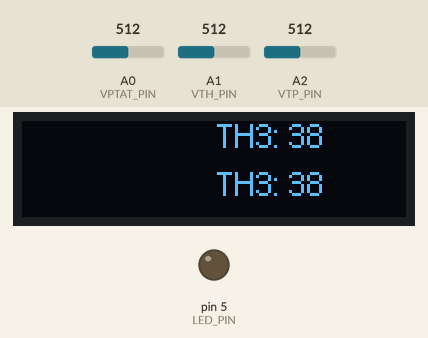
Recording of a sketch running on a simulated Arduino Nano, built with avr-gcc and run on an emulated ATmega328P. On the bench: 128×32 one-colour display, output pins drawn as LEDs (lit = HIGH). The inputs (shaded band) are chosen by the test bench; at power-on: A0 (VPTAT_PIN) = 512, A1 (VTH_PIN) = 512, A2 (VTP_PIN) = 512.

Above: at 1.6 s.
1.7 s: A0 (VPTAT_PIN) set to 648
At 3.3 s:
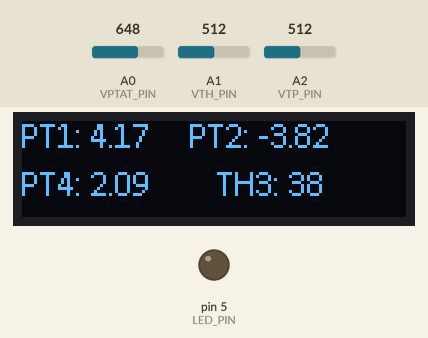
4.3 s: A0 (VPTAT_PIN) set to 673
At 5.31 s:
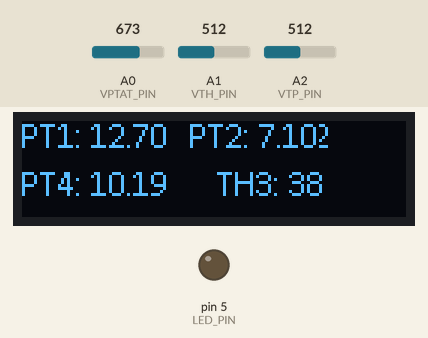
5.8 s: A1 (VTH_PIN) set to 122
At 6.6 s:
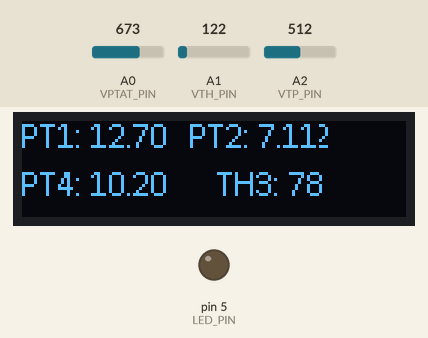
7.6 s: A0 (VPTAT_PIN) set to 1010
At 8.9 s:
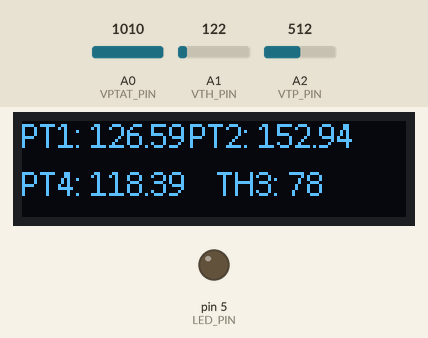
9.6 s: A1 (VTH_PIN) set to 83
At 10.8 s:
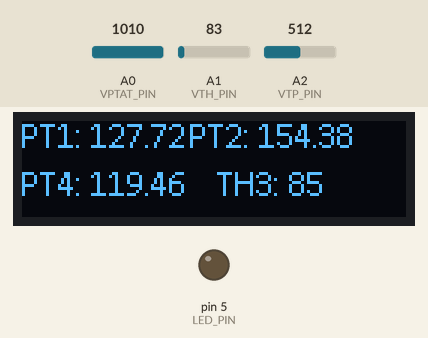
11.1 s: A1 (VTH_PIN) set to 103
Timing chart, 0 to 13.6 s (numbered marks = the images above; inputs shaded):
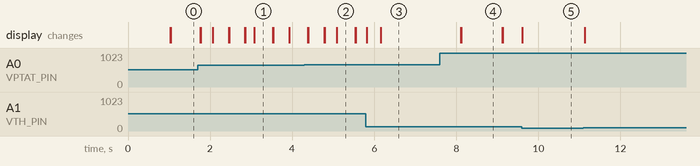

Measured:
- after the input at 1.7 s, the display: first changes after 0.06 s (image 1 shows a later state)
- after the input at 4.3 s, the display: first changes after 0.09 s (image 2 shows a later state)
- after the input at 7.6 s, the display: first changes after 0.51 s (image 4 shows a later state)
- after the input at 9.6 s, the display: changes at once (image 5)
- what the display in image 1 shows lasts 0.4 s, from 3.1 s to 3.5 s
- what the display in image 4 shows lasts 1.0 s, from 8.1 s to 9.1 s

The sketch:

thermometer_pcbtest2.ino
```cpp
#include <Wire.h>
#include "SSD1306Ascii.h"
#include "SSD1306AsciiWire.h"
#include <Adafruit_GFX.h>
#include <PulseSensorPlayground.h>

#define VPTAT_PIN A0
#define VTH_PIN A1
#define VTP_PIN A2
#define HR_PIN A6
#define LED_PIN 5

// Linear fit parameters for calculating body temperature at each ambient temperature (20, 21, ..., 85°C)
// TODO: change after calibration
// Fit of our data
// const float Btemp_line_const[] = {-1.7439, -1.8128, -1.8824, -1.9527, -2.0238, -2.0955, -2.1680, -2.2413, -2.3152, -2.3899, -2.4654,
//                                   -2.5415, -2.6185, -2.6962, -2.7747, -2.8539, -2.9339, -3.0147, -3.0963, -3.1787, -3.2619, -3.3459,
//                                   -3.4306, -3.5162, -3.6026, -3.6899, -3.7779, -3.8668, -3.9565, -4.0471, -4.1385, -4.2308, -4.3239,
//                                   -4.4179, -4.5127, -4.6084, -4.7050, -4.8025, -4.9009, -5.0002, -5.1004, -5.2014, -5.3034, -5.4063,
//                                   -5.5102, -5.6149, -5.7206, -5.8273, -5.9349, -6.0434, -6.1529, -6.2633, -6.3747, -6.4871, -6.6005,
//                                   -6.7148, -6.8302, -6.9465, -7.0638, -7.1822, -7.3015, -7.4219, -7.5433, -7.6657, -7.7892, -7.9137};
// const float Btemp_line_slope = 0.08160; // Slope is same for all ambient temperatures
// Divide Btemp_line_const by Btemp_line_slope
const float Btemp_line_const1[] = {-21.3710, -22.2155, -23.0686, -23.9305, -24.8012, -25.6806, -26.5690, -27.4664, -28.3727, -29.2881, -30.2127,
                                   -31.1464, -32.0894, -33.0418, -34.0035, -34.9746, -35.9552, -36.9455, -37.9453, -38.9548, -39.9741, -41.0031,
                                   -42.0421, -43.0910, -44.1499, -45.2188, -46.2979, -47.3872, -48.4867, -49.5965, -50.7168, -51.8474, -52.9886,
                                   -54.1404, -55.3028, -56.4759, -57.6598, -58.8545, -60.0602, -61.2768, -62.5044, -63.7432, -64.9931, -66.2543,
                                   -67.5268, -68.8106, -70.1059, -71.4127, -72.7310, -74.0611, -75.4028, -76.7563, -78.1216, -79.4989, -80.8882,
                                   -82.2895, -83.7030, -85.1286, -86.5665, -88.0168, -89.4794, -90.9546, -92.4422, -93.9426, -95.4555, -96.98133};
const float Btemp_line2 = 0.08865; // 5000 / (1024 * 675 * Btemp_line_slope)
const float Btemp_line3 = 67.7560; // 3732 / (675 * Btemp_line_slope)

// Manufacturer provided typical curve
const float Btemp_line_const2[] = {-21.3701, -22.2146, -23.0677, -23.9296, -24.8002, -25.6796, -26.5680, -27.4653, -28.3716, -29.2870, -30.2115,
                                   -31.1452, -32.0882, -33.0404, -34.0021, -34.9732, -35.9538, -36.9440, -37.9438, -38.9532, -39.9725, -41.0015,
                                   -42.0404, -43.0892, -44.1481, -45.2170, -46.2960, -47.3852, -48.4847, -49.5945, -50.7147, -51.8453, -52.9865,
                                   -54.1382, -55.3006, -56.4736, -57.6575, -58.8522, -60.0577, -61.2743, -62.5019, -63.7406, -64.9905, -66.2516,
                                   -67.5240, -68.8078, -70.1030, -71.4097, -72.7281, -74.0580, -75.3997, -76.7531, -78.1184, -79.4957, -80.8849,
                                   -82.2861, -83.6995, -85.1251, -86.5630, -88.0131, -89.4757, -90.9508, -92.4384, -93.9387, -95.4516, -96.9773};
const float Btemp_line4 = 0.08991; // 5000 / (1024 * 675 * Btemp_line_slope) slope is 0.08046
const float Btemp_line5 = 68.7160; // 3732 / (675 * Btemp_line_slope)

// Voltage across thermistor, converted to ADC value, for each ambient temperature (20, 21, ..., 85°C)
// TODO: change after calibration
// Fit of our data incorporating hardcoded changes in bandgap current
const int Vth_adc_table1[] = {1103, 1055, 1009, 965, 924, 885, 848, 812, 778, 746, 719, 689, 661, 635, 609, 585, 562, 540, 519, 500, 480, 462,
                              444, 427, 411, 397, 382, 368, 355, 342, 330, 318, 307, 296, 285, 275, 266, 256, 248, 239, 231, 223, 215, 208,
                              201, 195, 188, 182, 176, 170, 165, 160, 155, 150, 145, 140, 136, 132, 128, 124, 120, 116, 113, 110, 106, 103};
// Fit of our data assuming constant bandgap current (43uA)
const int Vth_adc_table2[] = {1101, 1053, 1008, 965, 924, 885, 848, 813, 779, 747, 717, 688, 660, 633, 608, 584, 561, 539, 518, 498, 479, 461,
                              444, 427, 411, 396, 381, 367, 354, 341, 329, 317, 306, 295, 285, 275, 265, 256, 247, 239, 231, 223, 215, 208,
                              201, 195, 188, 182, 176, 171, 165, 160, 155, 150, 145, 141, 136, 132, 128, 124, 121, 117, 113, 110, 107, 104};
// Manufacturer provided typical curve incorporating hardcoded changes in bandgap current
const int Vth_adc_table3[] = {1101, 1052, 1005, 961, 919, 879, 841, 804, 770, 737, 709, 680, 651, 624, 599, 574, 551, 529, 507, 488, 469, 451,
                              433, 416, 400, 386, 371, 357, 343, 330, 319, 307, 296, 285, 275, 265, 255, 246, 237, 229, 221, 213, 206, 199,
                              192, 185, 179, 173, 167, 162, 156, 151, 146, 142, 137, 133, 128, 124, 120, 117, 113, 109, 106, 103, 100, 97};
// Manufacturer provided typical curve assuming constant bandgap current (43uA)
const int Vth_adc_table4[] = {1104, 1054, 1008, 963, 921, 881, 842, 806, 772, 739, 708, 678, 650, 623, 597, 573, 550, 527, 506, 486, 467, 448,
                              431, 414, 398, 383, 368, 354, 341, 328, 316, 304, 293, 282, 272, 262, 253, 244, 235, 227, 219, 211, 204, 197,
                              190, 184, 178, 172, 166, 160, 155, 150, 145, 140, 136, 131, 127, 123, 119, 115, 112, 108, 105, 102, 99, 96};
const int Vth_table_len = 66;

volatile float avg_adc_Vtp = 0.0; // Exponential moving average of thermopile voltage ADC samples
volatile float avg_adc_Vptat = 0.0; // Exponential moving average of PTAT voltage ADC samples

// volatile int count = 0;

unsigned long dispBtempMillis = 0; // Start time for displaying body temperature
unsigned long measBtempMillis = 0; // Start time for measuring body temperature
unsigned long dispHRMillis = 0; // Start time for displaying body temperature
unsigned long measHRMillis = 0; // Start time for measuring body temperature
unsigned long updateAtempMillis = 0; // Time that ambient temperature was last updated
unsigned long ledMillis = 0; // Start time of LED blink period
// unsigned long startMillis = 0;

const unsigned long dispBtempPeriod = 3000; // Display body temperature for 3sec before reverting to ready state
const unsigned long measBtempPeriod = 1000; // Measure (sample and average) body temperature for 1sec
const unsigned long dispHRPeriod = 3000; // Display heart rate for 3sec before reverting to ready state
const unsigned long measHRPeriod = 1000; // Measure heart rate for 1sec
// const unsigned long updateAtempPeriod = 30000; // Update ambient temperature reading every 30sec
const unsigned long updateAtempPeriod = 1000;
const unsigned long ledOnPeriod = 300; // LED on for 0.3sec per blink period
const unsigned long ledPeriod = 1000; // LED blink total period is 1sec
// const unsigned long period = 1;  // in ms

bool dispBtemp = false; // Flag for displaying body temperature
bool measBtemp = false; // Flag for measuring body temperature
bool dispHR = false; // Flag for displaying heart rate
bool measHR = false; // Flag for measuring heart rate
bool ledWarningBtemp = false; // Flag for flashing warning LED for high body temperature
bool ledWarningHR = false; // Flag for flashing warning LED for high heart rate
bool dispInit = false; // Flag for displaying measurements upon initialization

int atemp = 0; // Ambient temperature reading
int stemp = 0; // Sensor temperature reading
int hrThreshold = 550; // Threshold for detecting pulses in heart rate measurement

SSD1306AsciiWire oled;
PulseSensorPlayground pulseSensor;

void setup() {
  pinMode(VPTAT_PIN, INPUT);
  pinMode(VTH_PIN, INPUT);
  pinMode(VTP_PIN, INPUT);
  pinMode(LED_PIN, OUTPUT);

  // Serial.begin(9600);
  Wire.begin();

  cli(); // Disable interrupts

  TCCR2A = 0x02; // Set Timer2 to Mode 2 (non-PWM, CTC on OCR2A)
  TCCR2B = 0x05; // Set clock prescaler to 128
  OCR2A = 0x7C; // Set count to 124 for 1ms interrupt
  TIMSK2 = 0x02; // Set interrupt on OCR2A compare match

  sei(); // Enable interrupts

  /* SETUP PULSESENSOR */
  pulseSensor.analogInput(HR_PIN);
  pulseSensor.setThreshold(hrThreshold);
  pulseSensor.begin();

  /* SETUP OLED */
  oled.begin(&Adafruit128x32, 0x3C); // Start the OLED display
  oled.setFont(Callibri11);

  dispInit = true;
  updateAtempMillis = millis();
}

/* INTERRUPT SERVICE ROUTINE FOR SAMPLING THERMOPILE VOLTAGE */
ISR (TIMER2_COMPA_vect) {
  cli(); // Disable interrupts

  int adc_Vtp = analogRead(VTP_PIN); // ADC reading of thermopile voltage

  // EMA filter formula: alpha*newSample + (1-alpha)*lastEMAvalue, with alpha=1/16 (to divide by power of 2)
  avg_adc_Vtp = (adc_Vtp + 99 * avg_adc_Vtp) / 100;

  int adc_Vptat = analogRead(VPTAT_PIN); // ADC reading of PTAT voltage

  // EMA filter formula: alpha*newSample + (1-alpha)*lastEMAvalue, with alpha=1/100=0.01
  avg_adc_Vptat = (adc_Vptat + 99 * avg_adc_Vptat) / 100;

  // count++;

  sei(); // Enable interrupts
}

void loop() {
  unsigned long currentMillis = millis();

  /* DISPLAY MEASUREMENTS UPON INITIALIZATION */
  if (dispInit) { // Just initialized
    if ((currentMillis - updateAtempMillis) >= 1000) { // 1sec elapsed after initialization
      atemp = round(0.3946 * avg_adc_Vptat - 242.3); // TODO: check this
      // oled.setCursor(0, 1);
      // oled.print(F("Ambient temp: "));
      // oled.print(atemp);
      // oled.print(F("\200C ")); // \200 is octal escape for degree symbol

      // oled.setCursor(0, 2);
      // oled.print(F("Body temp: ---      "));

      // oled.setCursor(0, 3);
      // oled.print(F("Heart rate: ---    "));

      updateAtempMillis = currentMillis;
      dispInit = false;
    }
    else { // Just initialized and 1sec not yet elapsed
      return; // Don't start rest of program yet
    }
  }

  /* AMBIENT TEMPERATURE */
  if ((currentMillis - updateAtempMillis) >= updateAtempPeriod) { // Update period elapsed
    // Vptat = 12.3733*Tamb + 2998.08 [mV] -> Tamb = Vptat/12.3733 - 242.30
    // int atempNew = round(0.3946 * avg_adc_Vptat - 242.3); // Calculate updated ambient temperature TODO: check this

    // // if (atempNew != atemp) { // Ambient temperature reading changed
    //   atemp = atempNew;
    //   // TODO: print atemp to OLED and RNBD serial
    //   oled.setCursor(0, 1);
    //   oled.print(F("Ambient temp: "));
    //   oled.print(atemp);
    //   oled.print(F("\200C ")); // \200 is octal escape for degree symbol

    //   oled.setCursor(0, 3);
    //   oled.print(F("Sensor temp: "));
    //   oled.print(stemp);
    //   oled.print(F("\200C   "));
    // // }

    float Vptat = avg_adc_Vptat * 5.0 / 1024;
    // oled.setCursor(0, 1);
    // oled.print(F("Vptat: "));
    // oled.print(Vptat, 4);
    // oled.print(F("V "));

    float atemp1 = 69.9 * Vptat - 217;
    float atemp2 = 89.5 * Vptat - 287;
    float atemp3 = 66.4 * Vptat - 208;

    oled.setCursor(0,0);
    oled.print(F("PT1: "));
    oled.print(atemp1, 2);

    oled.setCursor(56,0);
    oled.print(F("PT2: "));
    oled.println(atemp2, 2);

    oled.print(F("PT4: "));
    oled.print(atemp3, 2);

    updateAtempMillis = currentMillis;

    int adc_Vth = analogRead(VTH_PIN); // ADC reading of voltage across thermistor

  }

  int adc_Vth = analogRead(VTH_PIN); // ADC reading of voltage across thermistor

  // Only proceed if Vth is within the specified operating range
  // if (adc_Vth <= 1019 && adc_Vth >= 85) { // Limits are the values corresponding to 19 and 86°C TODO: change after calibration

    /* CALCULATE SENSOR AMBIENT TEMPERATURE */
    // Binary nearest neighbor search to map Vth reading to temperature; note Vth_adc_table is in descending order
    int left = 0;
    int right = Vth_table_len;
    int mid;
    // do {
    //   mid = left + floor((right-left)/2);
    //   if (Vth_adc_table1[mid] > adc_Vth)
    //     left = mid + 1;
    //   else
    //     right = mid;
    // } while(left < right); // At the end, right holds the index of the predecessor (smaller neighbor)

    // if (right == 0)
    //   stemp = 20;
    // else if (right == Vth_table_len)
    //   stemp = 19 + Vth_table_len;
    // else if ((adc_Vth - Vth_adc_table1[right]) <= (Vth_adc_table1[right-1] - adc_Vth)) // Vth reading is closer to the predecessor than to the successor (larger neighbor)
    //   stemp = 20 + right; // Use the predecessor index
    // else
    //   stemp = 19 + right; // Use the successor index (20 + right-1) = 19 + right

    // oled.setCursor(0,0);
    // oled.print(F("TH1: "));
    // oled.print(stemp);

    // // Binary nearest neighbor search to map Vth reading to temperature; note Vth_adc_table is in descending order
    // left = 0;
    // right = Vth_table_len;
    // do {
    //   mid = left + floor((right-left)/2);
    //   if (Vth_adc_table2[mid] > adc_Vth)
    //     left = mid + 1;
    //   else
    //     right = mid;
    // } while(left < right); // At the end, right holds the index of the predecessor (smaller neighbor)

    // if (right == 0)
    //   stemp = 20;
    // else if (right == Vth_table_len)
    //   stemp = 19 + Vth_table_len;
    // else if ((adc_Vth - Vth_adc_table2[right]) <= (Vth_adc_table2[right-1] - adc_Vth)) // Vth reading is closer to the predecessor than to the successor (larger neighbor)
    //   stemp = 20 + right; // Use the predecessor index
    // else
    //   stemp = 19 + right; // Use the successor index (20 + right-1) = 19 + right

    // oled.setCursor(56,0);
    // oled.print(F("TH2: "));
    // oled.println(stemp);

    // Binary nearest neighbor search to map Vth reading to temperature; note Vth_adc_table is in descending order
    left = 0;
    right = Vth_table_len;
    do {
      mid = left + floor((right-left)/2);
      if (Vth_adc_table3[mid] > adc_Vth)
        left = mid + 1;
      else
        right = mid;
    } while(left < right); // At the end, right holds the index of the predecessor (smaller neighbor)

    if (right == 0)
      stemp = 20;
    else if (right == Vth_table_len)
      stemp = 19 + Vth_table_len;
    else if ((adc_Vth - Vth_adc_table3[right]) <= (Vth_adc_table3[right-1] - adc_Vth)) // Vth reading is closer to the predecessor than to the successor (larger neighbor)
      stemp = 20 + right; // Use the predecessor index
    else
      stemp = 19 + right; // Use the successor index (20 + right-1) = 19 + right

    oled.setCursor(65,24);

    oled.print(F("TH3: "));
    oled.println(stemp);

    // // Binary nearest neighbor search to map Vth reading to temperature; note Vth_adc_table is in descending order
    // left = 0;
    // right = Vth_table_len;
    // do {
    //   mid = left + floor((right-left)/2);
    //   if (Vth_adc_table4[mid] > adc_Vth)
    //     left = mid + 1;
    //   else
    //     right = mid;
    // } while(left < right); // At the end, right holds the index of the predecessor (smaller neighbor)

    // if (right == 0)
    //   stemp = 20;
    // else if (right == Vth_table_len)
    //   stemp = 19 + Vth_table_len;
    // else if ((adc_Vth - Vth_adc_table4[right]) <= (Vth_adc_table4[right-1] - adc_Vth)) // Vth reading is closer to the predecessor than to the successor (larger neighbor)
    //   stemp = 20 + right; // Use the predecessor index
    // else
    //   stemp = 19 + right; // Use the successor index (20 + right-1) = 19 + right

    // oled.setCursor(65,24);
    // oled.print(F("TH4: "));
    // oled.println(stemp);

    /* CALCULATE BODY TEMPERATURE */
    float btemp1 = 0;
    float btemp2 = 0;
    // if (adc_Vth <= 1019 && adc_Vth >= 85) { // Limits are the values corresponding to 19 and 86°C TODO: change after calibration
    if (adc_Vth <= 1154 && adc_Vth >= 93) { // approx. limits
      // btemp = ((avg_adc_Vtp / 1024 * 5000 - 3732) / 675 - Btemp_line_const[stemp - 20]) / Btemp_line_slope;
      // Reduced above computations by absorbing constants into the line parameters
      btemp1 = avg_adc_Vtp * Btemp_line2 - Btemp_line3 - Btemp_line_const1[stemp - 20]; // TODO: change after calibration
      btemp2 = avg_adc_Vtp * Btemp_line4 - Btemp_line5 - Btemp_line_const2[stemp - 20];
    }

    /* CALCULATE HEART RATE */

    // int bpm = pulseSensor.getBeatsPerMinute();

    /* TODO: Compare/average(?) the sensor temp (from thermistor) and ambient temp (from PTAT) */

    /* BODY TEMPERATURE */
  if ((currentMillis - measBtempMillis) >= measBtempPeriod) {
    float Vtp = avg_adc_Vtp * 5.0 / 1024;
    // oled.setCursor(0, 0);
    // oled.print(F("TP1: "));
    // oled.print(btemp1, 2);
    // oled.setCursor(56, 0);
    // oled.print(F("TP1: "));
    // oled.println(btemp2, 2);
    measBtempMillis = currentMillis;
  }

    // if (dispBtemp) { // Displaying body temperature
    //   if ((currentMillis - dispBtempMillis) >= dispBtempPeriod) { // Display period elapsed
    //     // TODO: print "---" to OLED to indicate ready state
    //     oled.setCursor(0, 2);
    //     oled.print(F("Body temp: ---      "));
    //     ledWarningBtemp = false;
    //     if (!ledWarningHR)
    //       digitalWrite(LED_PIN, LOW);
    //     dispBtemp = false;
    //     avg_adc_Vtp = 0; // Reset ADC exponential moving average for body temperature to zero
    //     // This is to prevent measurement from starting again right away due to capacitor at ADC input not discharging fully
    //   }
    // }
    // else if (measBtemp) { // Measuring body temperature
    //   if ((currentMillis - measBtempMillis) >= measBtempPeriod) { // Measurement period elapsed
    //     // if (btemp >= 32 && btemp <= 43) { // Valid body temperature reading
    //       // TODO: print btemp to OLED and RNBD serial
    //       float Vtp = avg_adc_Vtp * 5.0 / 1024;
    //       oled.setCursor(0, 2);
    //       oled.print(F("Body temp: "));
    //       oled.print(Vtp, 4);
    //       oled.print(F("V "));
    //       // if (btemp >= 39.4) { // Body temperature too high, flash warning LED
    //       //   ledWarningBtemp = true;
    //       //   if (!ledWarningHR)
    //       //     ledMillis = currentMillis;
    //       // }
    //     // }
    //     // else {
    //     //   oled.setCursor(0, 2);
    //     //   oled.print(F("Body temp: ---      "));
    //     // }
    //     measBtemp = false;
    //     dispBtemp = true; // Start displaying
    //     dispBtempMillis = currentMillis;
    //   }
    // }
    // else { // Start measuring body temperature again
    //   // TODO: print "Measuring" to OLED
    //   oled.setCursor(0, 2);
    //   oled.print(F("Body temp: Measuring"));
    //   measBtemp = true; // Start measuring
    //   measBtempMillis = currentMillis;
    // }

    /* HEART RATE */
    // if (dispHR) { // Displaying heart rate
    //   if ((currentMillis - dispHRMillis) >= dispHRPeriod) { // Display period elapsed
    //     // TODO: print "---" to OLED to indicate ready state
    //     oled.setCursor(0, 3);
    //     oled.print(F("Heart rate: ---      "));
    //     ledWarningHR = false;
    //     if (!ledWarningBtemp)
    //       digitalWrite(LED_PIN, LOW);
    //     dispHR = false;
    //   }
    // }
    // else if (measHR) { // Measuring heart rate
    //   if ((currentMillis - measHRMillis) >= measHRPeriod) { // Measurement period elapsed
    //     if (bpm >= 30 && bpm <= 250) { // Valid heart rate reading
    //       // TODO: print heart rate to OLED and RNBD serial
    //       oled.setCursor(0, 3);
    //       oled.print(F("Heart rate: "));
    //       oled.print(bpm);
    //       oled.print(F(" BPM   "));
    //       if (bpm >= 180) { // Heart rate too high, flash warning LED
    //         ledWarningHR = true;
    //         if (!ledWarningBtemp)
    //           ledMillis = currentMillis;
    //       }
    //     }
    //     else {
    //       oled.setCursor(0, 3);
    //       oled.print(F("Heart rate: ---      "));
    //     }
    //     measHR = false;
    //     dispHR = true; // Start displaying
    //     dispHRMillis = currentMillis;
    //   }
    // }
    // else if (bpm >= 30 && bpm <= 250) { // Valid heart rate reading
    //   // TODO: print "Measuring" to OLED
    //   oled.setCursor(0, 3);
    //   oled.print(F("Heart rate: Measuring"));
    //   measHR = true; // Start measuring
    //   measHRMillis = currentMillis;
    // }

    /* WARNING LED */
    // if (ledWarningBtemp || ledWarningHR) {
    //   if ((currentMillis - ledMillis) < ledOnPeriod)
    //     digitalWrite(LED_PIN, HIGH); // Blink on
    //   else if ((currentMillis - ledMillis) < ledPeriod)
    //     digitalWrite(LED_PIN, LOW); // Blink off
    //   else
    //     ledMillis = currentMillis; // Repeat blink period
    // }

  // }
}
```
